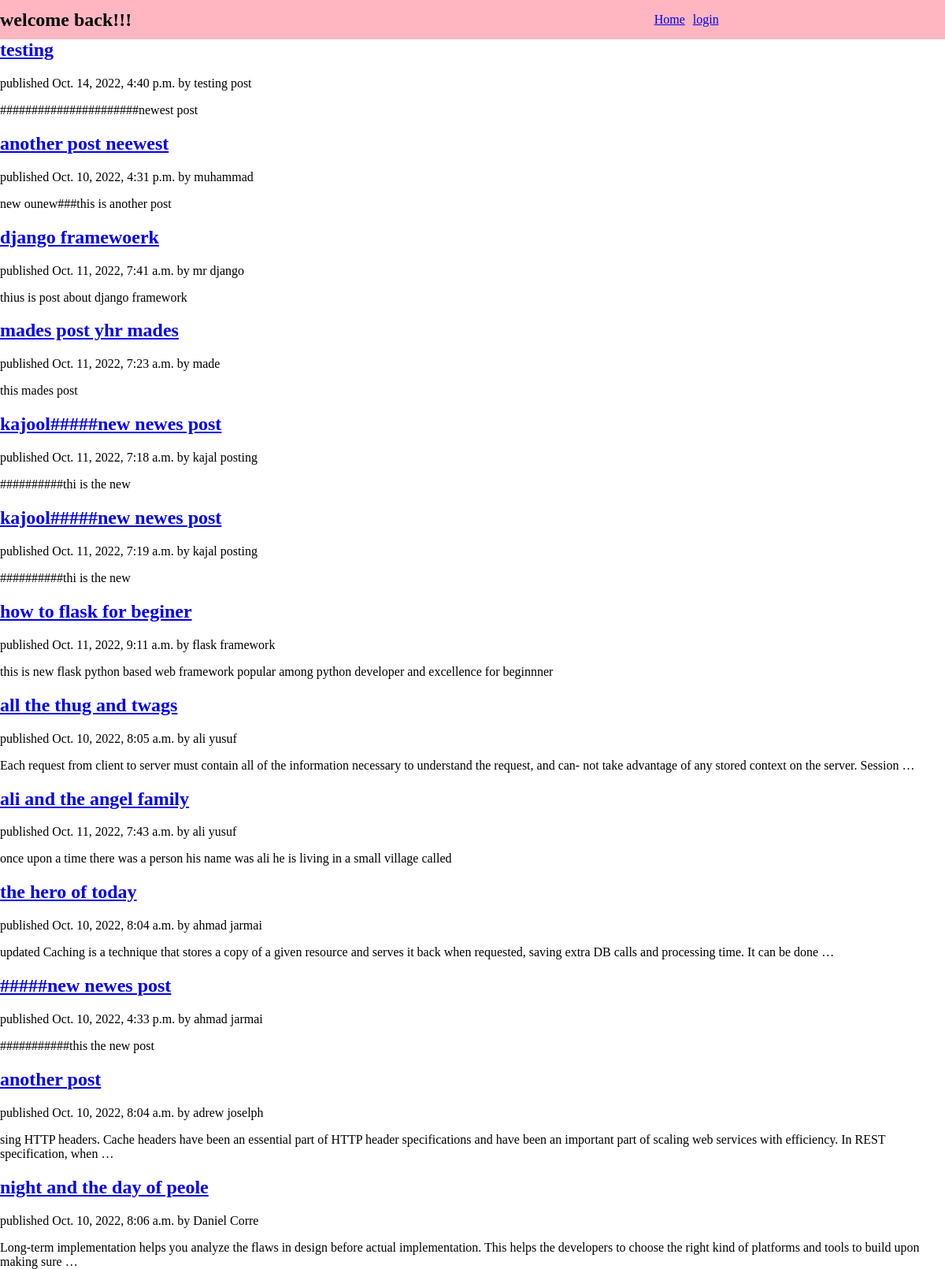
/todo/, run on the app's committed database.
### todos/models.py (models this page shows, shortened)
class Article(models.Model) :
    name =models.CharField(max_length=200)
    title =models.CharField(max_length=200)
    body =models.TextField()
    created =models.DateTimeField(auto_now_add=True)
    class Meta :
        ordering =['-name']

### todos/views.py (the view)
# urls.py: path('', views.ListViewItems.as_view(), name='list'),
class ListViewItems(ListView) :
    model =Article
    context_object_name ='post'
    template_name='todos/list.html'

### todos/templates/todos/list.html (shortened to what this page needs)
{% extends 'base.html' %}
{% block content %}
{% for posts in post %}
  <h2 class="title">
    <a href="{% url 'detail' posts.id %}">{{ posts.title }}</a>
  </h2>
  <p class="date"> published {{ posts.created }} by {{ posts.name }}</p>
  <p>{{ posts.body|truncatewords:30|linebreaks }}</p>
{% endfor %}
{% endblock %}

### todos/templates/base.html (shortened to what this page needs)
{% load static %}
<!DOCTYPE html>
<html lang="en">
<head>
  <link href="{% static 'css/app.css' %}" rel="stylesheet"/>
</head>
<body>
  <header>
    <nav>
      <div class='logo'>
        <h2>welcome back!!! </h2>
      </div>
      <div class='left'>
        <a href="{% url 'list' %}">Home</a>
        {% if request.user.is_authenticated %}
          <a href="{% url 'create' %}">Create</a>
          <a href="{% url 'logout' %}">logout</a>
        {% else %}
          <a href="{% url 'login' %}">login</a>
        {% endif %}
      </div>
    </nav>
  </header>
  <main>
   {% block content %}
   {% endblock %}
  </main>
</body>
</html>

### todos/static/css/app.css (style rules this page uses)
* { box-sizing :border-box; }
html, body { padding: 0; margin: 0; background-color: #fff; height: 100%; }
nav { display :flex; justify-content:space-evenly; align-items: center; background-color: lightpink; top: 0px; left:0px; position:fixed; width:100%; height: 50px; }
.logo { flex:4; margin-left: 0px; }
.left { flex:5; display: flex; justify-content:center; align-items: center; }
.left > a { margin-left: 10px; cursor: pointer; }
main { margin-top: 50px; width:100%; }

### data on the page
Article: title "testing", created "Oct. 14, 2022, 4:40 p.m.", name "testing post", body "######################newest post"
Article: title "another post neewest", created "Oct. 10, 2022, 4:31 p.m.", name "muhammad", body "new ounew###this is another post"
Article: title "django framewoerk", created "Oct. 11, 2022, 7:41 a.m.", name "mr django", body "thius is post about django framework"
Article: title "mades post yhr mades", created "Oct. 11, 2022, 7:23 a.m.", name "made", body "this mades post"
Article: title "kajool#####new newes post", created "Oct. 11, 2022, 7:18 a.m.", name "kajal posting", body "##########thi is the new"
Article: title "kajool#####new newes post", created "Oct. 11, 2022, 7:19 a.m.", name "kajal posting", body "##########thi is the new"
Article: title "how to flask for beginer", created "Oct. 11, 2022, 9:11 a.m.", name "flask framework", body "this is new flask python based web framework popular among python developer and excellence for beginnner"
Article: title "all the thug and twags", created "Oct. 10, 2022, 8:05 a.m.", name "ali yusuf", body "Each request from client to server must contain all of the information necessary to understand the request, and can- not take advantage of any stored context on the server. Session …"
Article: title "ali and the angel family", created "Oct. 11, 2022, 7:43 a.m.", name "ali yusuf", body "once upon a time there was a person his name was ali he is living in a small village called"
Article: title "the hero of today", created "Oct. 10, 2022, 8:04 a.m.", name "ahmad jarmai", body "updated Caching is a technique that stores a copy of a given resource and serves it back when requested, saving extra DB calls and processing time. It can be done …"
Article: title "#####new newes post", created "Oct. 10, 2022, 4:33 p.m.", name "ahmad jarmai", body "###########this the new post"
Article: title "another post", created "Oct. 10, 2022, 8:04 a.m.", name "adrew joselph", body "sing HTTP headers. Cache headers have been an essential part of HTTP header specifications and have been an important part of scaling web services with efficiency. In REST specification, when …"
Article: title "night and the day of peole", created "Oct. 10, 2022, 8:06 a.m.", name "Daniel Corre", body "Long-term implementation helps you analyze the flaws in design before actual implementation. This helps the developers to choose the right kind of platforms and tools to build upon making sure …"
